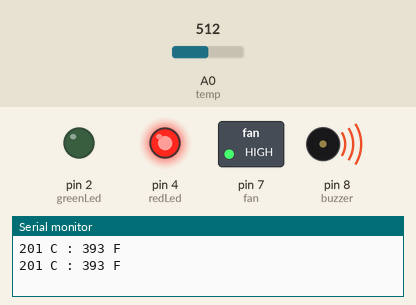
This sketch was run on a simulated Arduino Uno, built with avr-gcc and run on an emulated ATmega328P. On the bench: switched loads named in the sketch (green lamp = pin HIGH), output pins drawn as LEDs (lit = HIGH), buzzer (waves = sounding, pin HIGH), the last lines printed to the serial monitor. Inputs (shaded band) come from the test bench; at power-on: A0 (temp) = 512.

Above: at 1.8 s.
1.9 s: A0 (temp) set to 200
3.4 s: A0 (temp) set to 167
At 4.3 s:
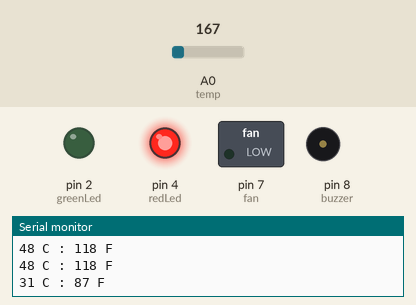
5.5 s: A0 (temp) set to 122
At 7.1 s:
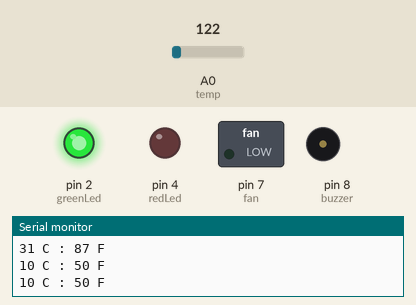
7.5 s: A0 (temp) set to 306
At 8.6 s:
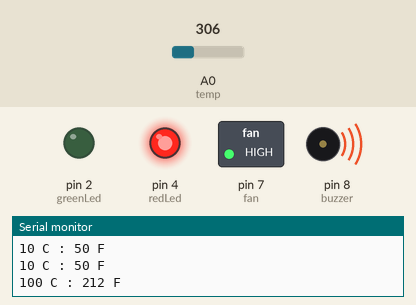
9.5 s: A0 (temp) set to 30
At 11.4 s:
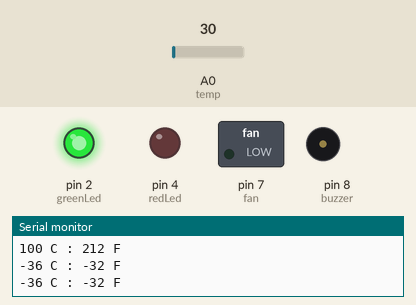
Timing chart, 0 to 12.5 s (numbered marks = the images above; inputs shaded):
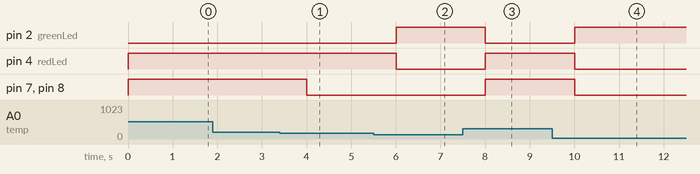

Measured:
- the behaviour switches between 186 and 185 on A0 (temp) (found by bisection; images 0 and 1)
- after the input at 3.4 s, pin 7 (fan), pin 8 (buzzer): HIGH → LOW after 0.60 s
- after the input at 5.5 s, pin 2 (greenLed): LOW → HIGH after 0.50 s; pin 4 (redLed): HIGH → LOW after 0.50 s
- after the input at 7.5 s, pin 2 (greenLed): HIGH → LOW after 0.51 s; pin 4 (redLed), pin 7 (fan), pin 8 (buzzer): LOW → HIGH after 0.51 s
- after the input at 9.5 s, pin 2 (greenLed): LOW → HIGH after 0.51 s; pin 4 (redLed), pin 7 (fan), pin 8 (buzzer): HIGH → LOW after 0.51 s

The sketch:

tempcontrolledfan.ino
```cpp
int temp = A0;
int greenLed = 2;
int redLed = 4;
int fan = 7;
int buzzer = 8;
int thresholdValue = 0;
int celsius = 0;
int fahrenheit = 0;

void greenLightOn()
{
	digitalWrite(greenLed, HIGH);
}
void greenLightOff()
{
	digitalWrite(greenLed, LOW);
}
void redLightOn()
{
	digitalWrite(redLed, HIGH);
}
void redLightOff()
{
	digitalWrite(redLed, LOW);
}
void fanOn()
{
	digitalWrite(fan, HIGH);
}
void fanOff()
{
	digitalWrite(fan, LOW);
}
void buzzerOn()
{
	digitalWrite(buzzer, HIGH);
}
void buzzerOff()
{
	digitalWrite(buzzer, LOW);
}

void setup()
{
  pinMode(redLed, OUTPUT);
  pinMode(greenLed, OUTPUT);
  pinMode(fan, OUTPUT);
  pinMode(buzzer, OUTPUT);
  pinMode(temp, INPUT);
  Serial.begin(9600);
}

void loop(){

  celsius = map(((analogRead(A0) - 20) * 3.04), 0, 1023, -40, 125);
  fahrenheit = ((celsius * 9) / 5 + 32);

  Serial.print(celsius);
  Serial.print(" C : ");
  Serial.print(fahrenheit);
  Serial.println(" F");

  if( celsius<= 30)
  {
    greenLightOn();
    redLightOff();
    fanOff();
    buzzerOff();
  }
  else if(celsius >= 31 && celsius <= 40)
  {
    greenLightOff();
    fanOff();
    buzzerOff();
    redLightOn();
  }
  else if(celsius > 40)
  {
    redLightOn();
    fanOn();
    buzzerOn();
    greenLightOff();
  }
  else
  {
  	Serial.println("Temperature is Normal");
  }
  delay(1000);
}
```
